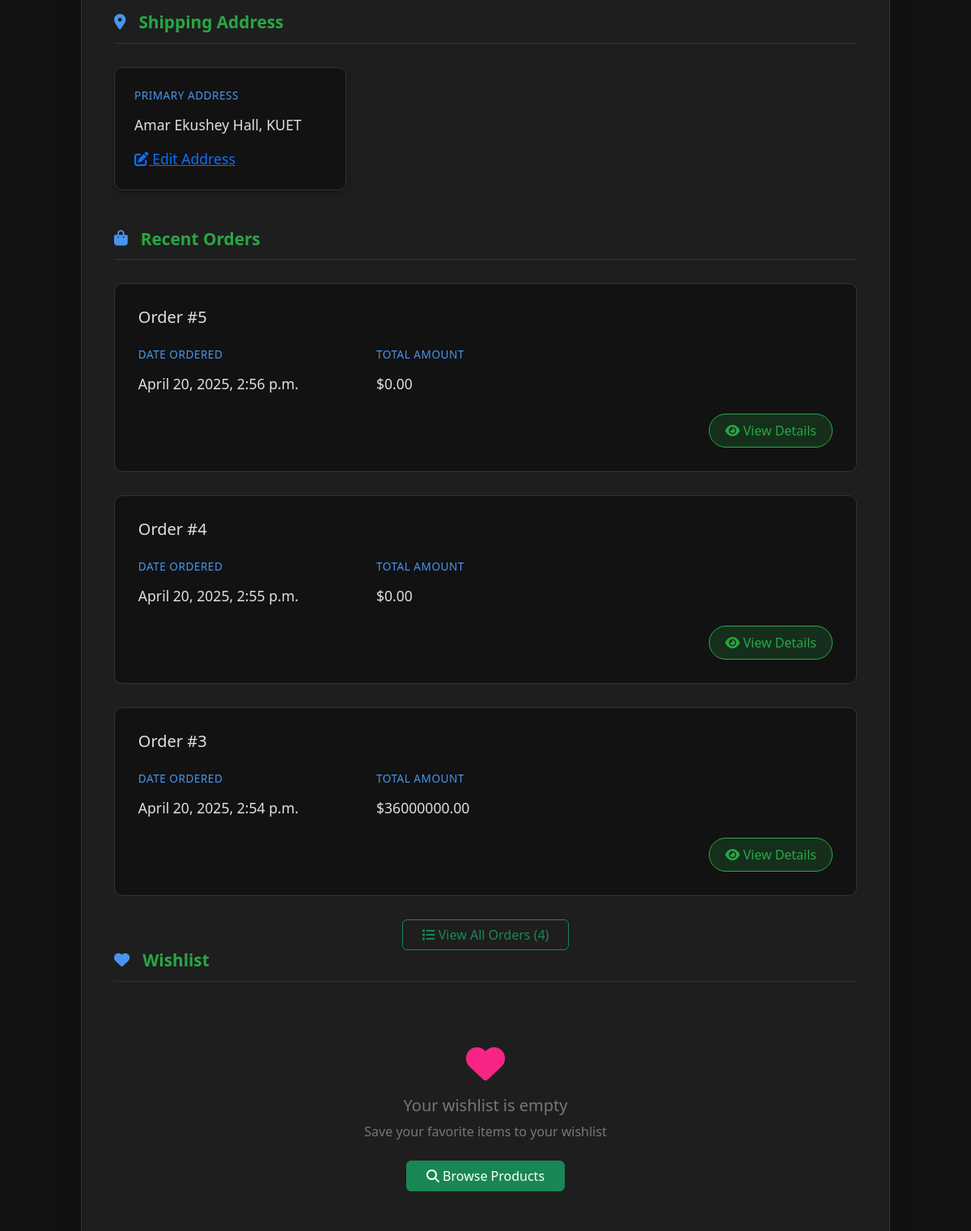
/profile (signed in, middle part), run on an earlier commit of the app's database.
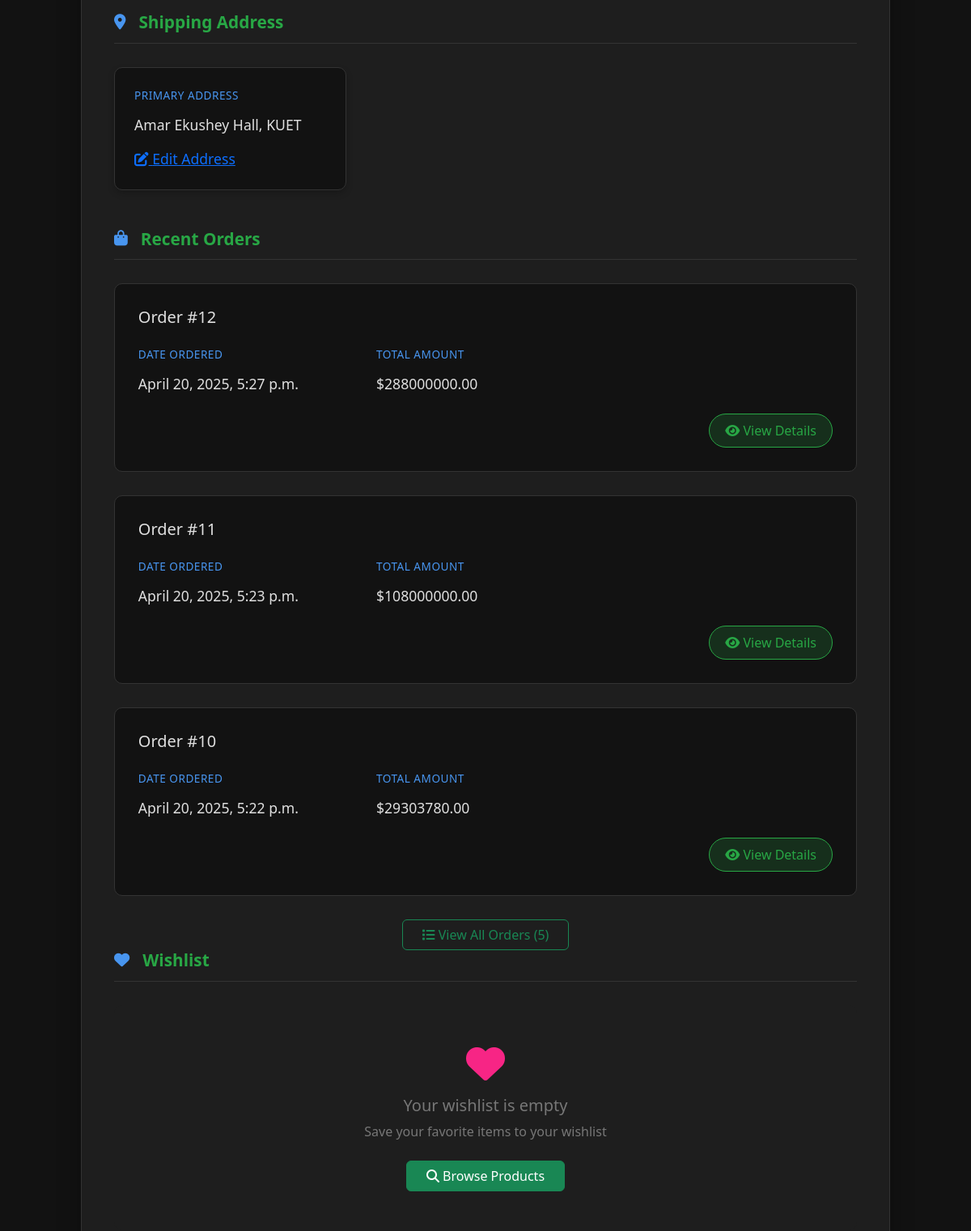
And on a later commit of the database.
### myapp/models.py (models this page shows)
class Order(models.Model):
    id = models.AutoField(primary_key=True)
    user = models.ForeignKey(User, on_delete=models.CASCADE)
    fullname = models.CharField(max_length=100, default='')
    email = models.EmailField(max_length=100, default='')
    phone = models.CharField(max_length=20, default='')
    address = models.CharField(max_length=200, default='')
    payment_method = models.CharField(max_length=20, default='')
    total_price = models.DecimalField(max_digits=1000, decimal_places=2, default=0)
    ordered_at = models.DateTimeField(auto_now_add=True)

### myapp/views.py (the view)
def profile(request):
    if not request.user.is_authenticated:
        return redirect('/login')
    recent_orders = Order.objects.filter(user=request.user).order_by('-ordered_at')[:5]
    return render(request, 'profile.html', {'user': request.user, 'orders': recent_orders})

### template/profile.html (shortened to what the changed rows need)
{% load static %}
<!DOCTYPE html>
<html lang="en">
<head>
    <link href="https://cdn.jsdelivr.net/npm/bootstrap@5.3.3/dist/css/bootstrap.min.css" rel="stylesheet">
    <link href="https://cdnjs.cloudflare.com/ajax/libs/font-awesome/6.5.0/css/all.min.css" rel="stylesheet">
</head>
<body>
<div class="profile-container">
    <div class="profile-body">
        {% if orders %}
            {% for order in orders|slice:":3" %}
                <div class="order-card">
                    <div class="d-flex justify-content-between align-items-center mb-3">
                        <h5>Order #{{ order.id }}</h5>
                    </div>
                    <div class="row">
                        <div class="col-md-4 mb-2">
                            <div class="info-label">Date Ordered</div>
                            <div class="info-value">{{ order.ordered_at }}</div>
                        </div>
                        <div class="col-md-4 mb-2">
                            <div class="info-label">Total Amount</div>
                            <div class="info-value">${{ order.total_price }}</div>
                        </div>
                    </div>
                    <div class="mt-3 text-end">
                        <a href="/orderDetails/{{ order.id }}" class="btn btn-view">
                            <i class="fas fa-eye"></i> View Details
                        </a>
                    </div>
                </div>
            {% endfor %}
            {% if orders.count > 3 %}
                <div class="text-center mt-4">
                    <a href="" class="btn btn-outline-success px-4">
                        <i class="fas fa-list"></i> View All Orders ({{ orders.count }})
                    </a>
                </div>
            {% endif %}
        {% endif %}
    </div>
</div>
</body>
</html>

What changed in the data, as far as the page shows it:
no longer on this page (row unchanged): Order: id "5", ordered_at "April 20, 2025, 2:56 p.m.", total_price "0.00"
no longer on this page (row unchanged): Order: id "4", ordered_at "April 20, 2025, 2:55 p.m.", total_price "0.00"
no longer on this page (row unchanged): Order: id "3", ordered_at "April 20, 2025, 2:54 p.m.", total_price "36000000.00"
added Order: id "12", ordered_at "April 20, 2025, 5:27 p.m.", total_price "288000000.00"
added Order: id "11", ordered_at "April 20, 2025, 5:23 p.m.", total_price "108000000.00"
added Order: id "10", ordered_at "April 20, 2025, 5:22 p.m.", total_price "29303780.00"
Also different on the page:
{{ orders.count }}: "4" → "5"
